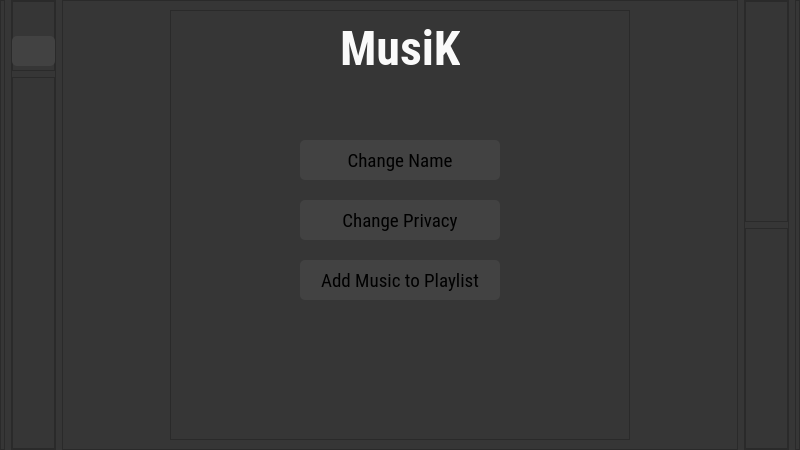
<?xml version="1.0" encoding="UTF-8"?>
<ui version="4.0">
 <class>Dialog</class>
 <widget class="QDialog" name="Dialog">
  <property name="geometry">
   <rect>
    <x>0</x>
    <y>0</y>
    <width>800</width>
    <height>450</height>
   </rect>
  </property>
  <property name="minimumSize">
   <size>
    <width>800</width>
    <height>450</height>
   </size>
  </property>
  <property name="windowTitle">
   <string>Musik</string>
  </property>
  <property name="styleSheet">
   <string notr="true">background-color: rgb(54, 54, 54);</string>
  </property>
  <layout class="QHBoxLayout" name="horizontalLayout">
   <property name="leftMargin">
    <number>0</number>
   </property>
   <property name="topMargin">
    <number>0</number>
   </property>
   <property name="rightMargin">
    <number>0</number>
   </property>
   <property name="bottomMargin">
    <number>0</number>
   </property>
   <item>
    <widget class="QFrame" name="frame">
     <property name="maximumSize">
      <size>
       <width>5</width>
       <height>16777215</height>
      </size>
     </property>
     <property name="frameShape">
      <enum>QFrame::StyledPanel</enum>
     </property>
     <property name="frameShadow">
      <enum>QFrame::Raised</enum>
     </property>
    </widget>
   </item>
   <item>
    <widget class="QFrame" name="frame_5">
     <property name="maximumSize">
      <size>
       <width>45</width>
       <height>16777215</height>
      </size>
     </property>
     <property name="frameShape">
      <enum>QFrame::StyledPanel</enum>
     </property>
     <property name="frameShadow">
      <enum>QFrame::Raised</enum>
     </property>
     <layout class="QVBoxLayout" name="verticalLayout">
      <property name="leftMargin">
       <number>0</number>
      </property>
      <property name="topMargin">
       <number>0</number>
      </property>
      <property name="rightMargin">
       <number>0</number>
      </property>
      <property name="bottomMargin">
       <number>0</number>
      </property>
      <item>
       <widget class="QFrame" name="frame_7">
        <property name="maximumSize">
         <size>
          <width>45</width>
          <height>70</height>
         </size>
        </property>
        <property name="frameShape">
         <enum>QFrame::StyledPanel</enum>
        </property>
        <property name="frameShadow">
         <enum>QFrame::Raised</enum>
        </property>
        <widget class="QPushButton" name="back">
         <property name="geometry">
          <rect>
           <x>0</x>
           <y>35</y>
           <width>43</width>
           <height>30</height>
          </rect>
         </property>
         <property name="styleSheet">
          <string notr="true">background-image: url(&quot;:/newPrefix/back.png&quot;);
background-repeat: no-repeat;
background-position: center;
border-radius:5px;
background-color: rgb(66, 66, 66);</string>
         </property>
         <property name="text">
          <string/>
         </property>
        </widget>
       </widget>
      </item>
      <item>
       <widget class="QFrame" name="frame_8">
        <property name="frameShape">
         <enum>QFrame::StyledPanel</enum>
        </property>
        <property name="frameShadow">
         <enum>QFrame::Raised</enum>
        </property>
       </widget>
      </item>
     </layout>
    </widget>
   </item>
   <item>
    <widget class="QFrame" name="frame_2">
     <property name="frameShape">
      <enum>QFrame::StyledPanel</enum>
     </property>
     <property name="frameShadow">
      <enum>QFrame::Raised</enum>
     </property>
     <layout class="QHBoxLayout" name="horizontalLayout_2">
      <item>
       <widget class="QFrame" name="frame_4">
        <property name="maximumSize">
         <size>
          <width>460</width>
          <height>460</height>
         </size>
        </property>
        <property name="styleSheet">
         <string notr="true">background-color: rgb(54, 54, 54);</string>
        </property>
        <property name="frameShape">
         <enum>QFrame::StyledPanel</enum>
        </property>
        <property name="frameShadow">
         <enum>QFrame::Raised</enum>
        </property>
        <widget class="QLabel" name="label_2">
         <property name="geometry">
          <rect>
           <x>170</x>
           <y>10</y>
           <width>120</width>
           <height>58</height>
          </rect>
         </property>
         <property name="font">
          <font>
           <family>Roboto Condensed</family>
           <pointsize>60</pointsize>
           <weight>75</weight>
           <bold>true</bold>
          </font>
         </property>
         <property name="text">
          <string>&lt;html&gt;&lt;head/&gt;&lt;body&gt;&lt;p&gt;&lt;span style=&quot; font-size:36pt; color:#fafafa;&quot;&gt;MusiK&lt;/span&gt;&lt;/p&gt;&lt;/body&gt;&lt;/html&gt;</string>
         </property>
        </widget>
        <widget class="QPushButton" name="changeName">
         <property name="geometry">
          <rect>
           <x>130</x>
           <y>130</y>
           <width>200</width>
           <height>40</height>
          </rect>
         </property>
         <property name="font">
          <font>
           <family>Roboto Condensed</family>
           <pointsize>14</pointsize>
          </font>
         </property>
         <property name="styleSheet">
          <string notr="true">QPushButton{
border-radius:5px;
background-color: rgb(66, 66, 66);
}
QPushButton:pressed{
background-color:rgb(33, 33, 33);
color:rgb(250, 250, 250);
}</string>
         </property>
         <property name="text">
          <string>Change Name</string>
         </property>
        </widget>
        <widget class="QLabel" name="error2">
         <property name="geometry">
          <rect>
           <x>120</x>
           <y>350</y>
           <width>201</width>
           <height>16</height>
          </rect>
         </property>
         <property name="styleSheet">
          <string notr="true">color: rgb(213, 0, 0);</string>
         </property>
         <property name="text">
          <string/>
         </property>
        </widget>
        <widget class="QPushButton" name="changePrivacy">
         <property name="geometry">
          <rect>
           <x>130</x>
           <y>190</y>
           <width>200</width>
           <height>40</height>
          </rect>
         </property>
         <property name="font">
          <font>
           <family>Roboto Condensed</family>
           <pointsize>14</pointsize>
          </font>
         </property>
         <property name="styleSheet">
          <string notr="true">QPushButton{
border-radius:5px;
background-color: rgb(66, 66, 66);
}
QPushButton:pressed{
background-color:rgb(33, 33, 33);
color:rgb(250, 250, 250);
}</string>
         </property>
         <property name="text">
          <string>Change Privacy</string>
         </property>
        </widget>
        <widget class="QPushButton" name="addMusicsToPlaylist">
         <property name="geometry">
          <rect>
           <x>130</x>
           <y>250</y>
           <width>200</width>
           <height>40</height>
          </rect>
         </property>
         <property name="font">
          <font>
           <family>Roboto Condensed</family>
           <pointsize>14</pointsize>
          </font>
         </property>
         <property name="styleSheet">
          <string notr="true">QPushButton{
border-radius:5px;
background-color: rgb(66, 66, 66);
}
QPushButton:pressed{
background-color:rgb(33, 33, 33);
color:rgb(250, 250, 250);
}</string>
         </property>
         <property name="text">
          <string>Add Music to Playlist</string>
         </property>
        </widget>
       </widget>
      </item>
     </layout>
    </widget>
   </item>
   <item>
    <widget class="QFrame" name="frame_6">
     <property name="maximumSize">
      <size>
       <width>45</width>
       <height>16777215</height>
      </size>
     </property>
     <property name="frameShape">
      <enum>QFrame::StyledPanel</enum>
     </property>
     <property name="frameShadow">
      <enum>QFrame::Raised</enum>
     </property>
     <layout class="QVBoxLayout" name="verticalLayout_2">
      <property name="leftMargin">
       <number>0</number>
      </property>
      <property name="topMargin">
       <number>0</number>
      </property>
      <property name="rightMargin">
       <number>0</number>
      </property>
      <property name="bottomMargin">
       <number>0</number>
      </property>
      <item>
       <widget class="QFrame" name="frame_9">
        <property name="frameShape">
         <enum>QFrame::StyledPanel</enum>
        </property>
        <property name="frameShadow">
         <enum>QFrame::Raised</enum>
        </property>
       </widget>
      </item>
      <item>
       <widget class="QFrame" name="frame_10">
        <property name="frameShape">
         <enum>QFrame::StyledPanel</enum>
        </property>
        <property name="frameShadow">
         <enum>QFrame::Raised</enum>
        </property>
       </widget>
      </item>
     </layout>
    </widget>
   </item>
   <item>
    <widget class="QFrame" name="frame_3">
     <property name="maximumSize">
      <size>
       <width>5</width>
       <height>16777215</height>
      </size>
     </property>
     <property name="frameShape">
      <enum>QFrame::StyledPanel</enum>
     </property>
     <property name="frameShadow">
      <enum>QFrame::Raised</enum>
     </property>
    </widget>
   </item>
  </layout>
 </widget>
 <resources/>
 <connections/>
</ui>
